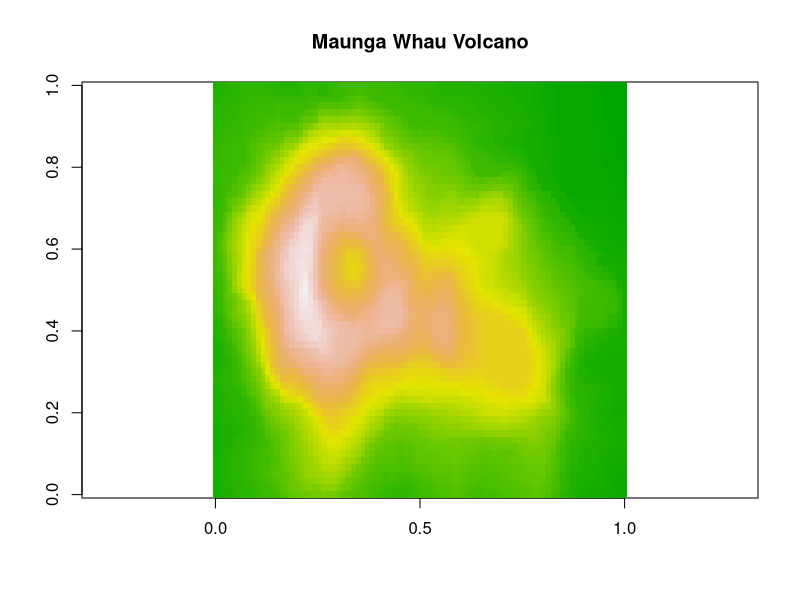
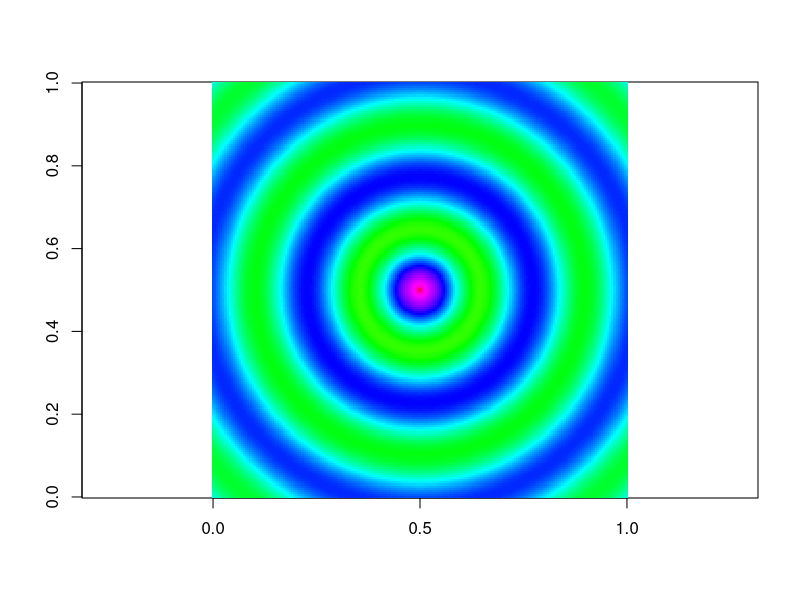
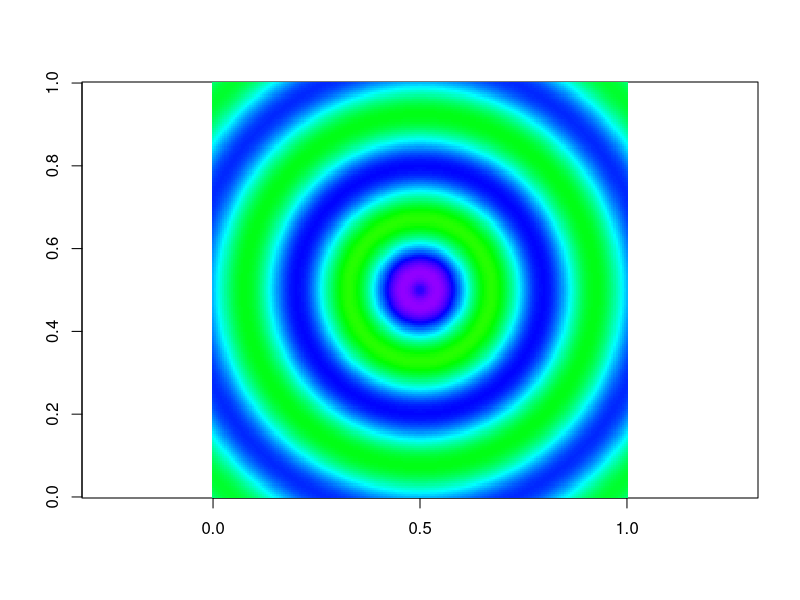
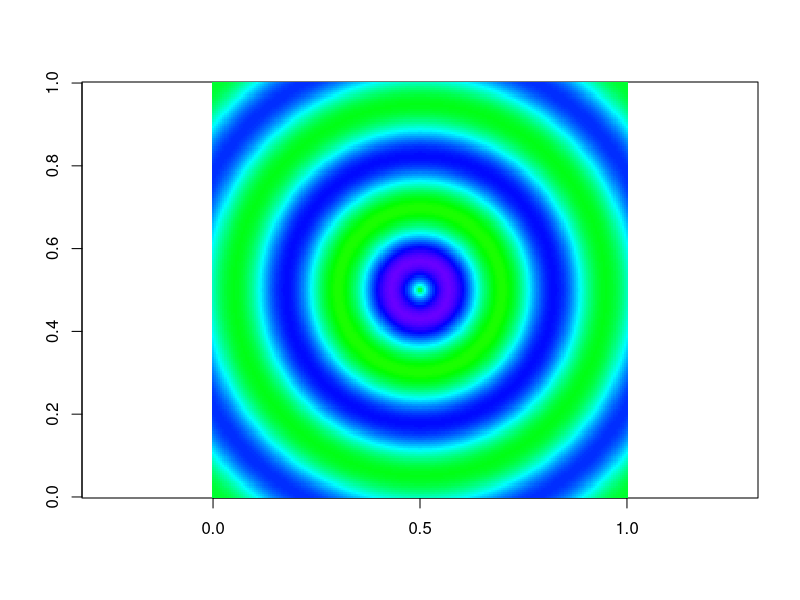
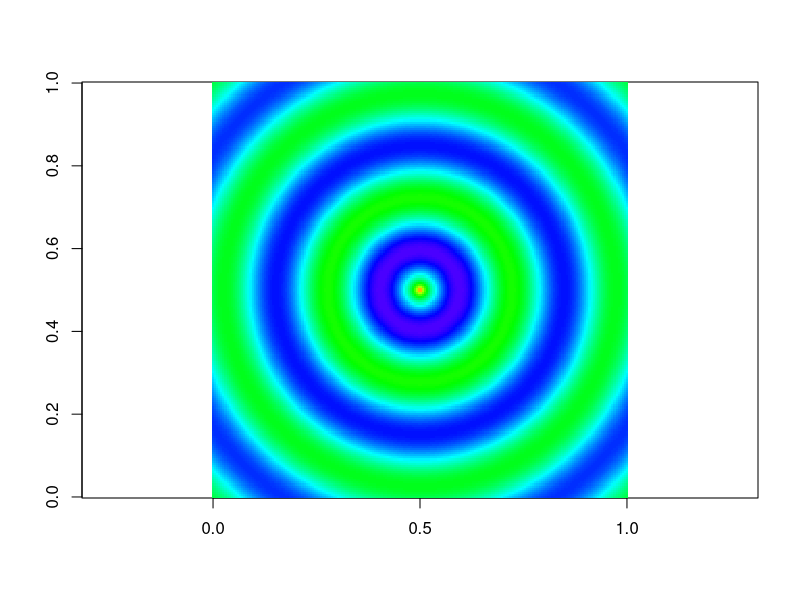
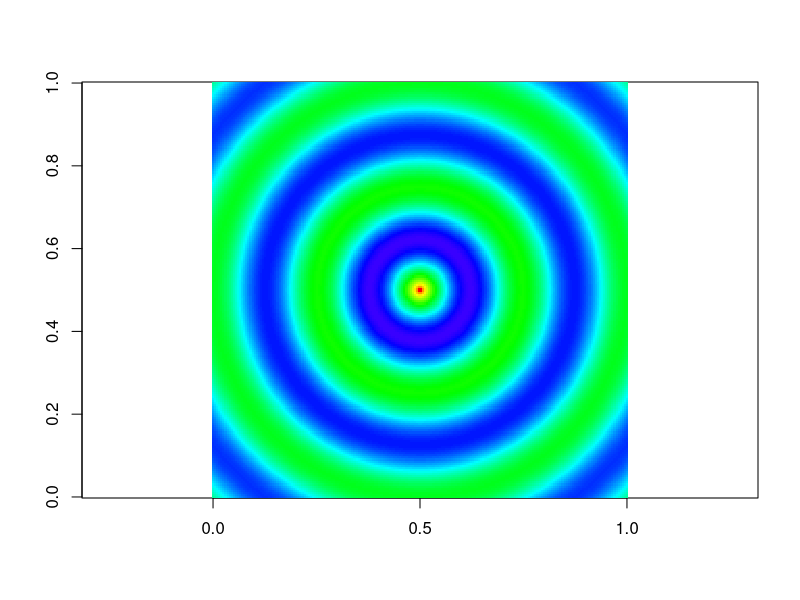
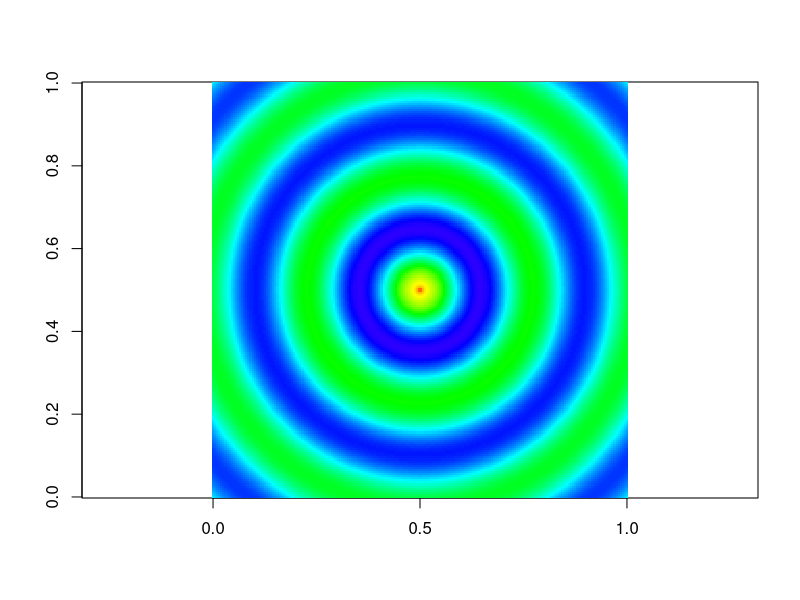
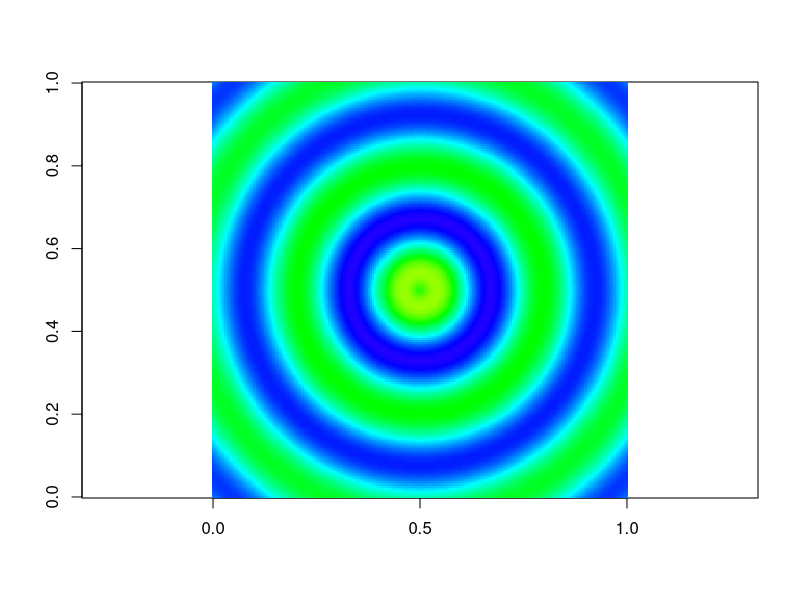

These figures' R source, in order:
install.packages("caTools")
library(caTools)

write.gif(volcano, "volcano.gif", col=terrain.colors, flip=TRUE, scale="always", comment="Maunga Whau Volcano")

y = read.gif("volcano.gif", verbose=TRUE, flip=TRUE)
attributes(y)
class(y$image)
ncol(y$image)
nrow(y$image)
head(y$col,10)
y$comment
image(y$image, col=y$col, main=y$comment, asp=1)

x <- y <- seq(-4*pi, 4*pi, len=200)
r <- sqrt(outer(x^2, y^2, "+"))
image = array(0, c(200, 200, 10))
for(i in 1:10) image[,,i] = cos(r-(2*pi*i/10))/(r^.25)
write.gif(image, "wave.gif", col="rainbow")
y = read.gif("wave.gif")
for(i in 1:10) image(y$image[,,i], col=y$col, breaks=(0:256)-0.5, asp=1)

size=1
x = (10*runif(10)>5)
y = base64encode(x, size=size)
z = base64decode(y, typeof(x), size=size)
x;y;z

x = "Hello R!!" # character
y = base64encode(x)
z = base64decode(y, typeof(x))
x;y;z

# 错误测试
data(iris)
class(iris)
head(x)
base64encode(x)

library(MASS)
data(cats)
head(cats)
colAUC(cats[,2:3], cats[,1], plotROC=TRUE)

combs(2:5, 3)
combs(c("cats", "dogs", "mice"), 2)
a = combs(1:4, 2)
a
b = matrix( c(1,1,1,2,2,3,2,3,4,3,4,4), 6, 2)
b

x = (1:10)*pi/10
trapz(x, sin(x))
x = (1:1000)*pi/1000
trapz(x, sin(x))

head(iris)
Data = iris[,-5]
Label = iris[, 5]
model = LogitBoost(Data, Label, nIter=20)
model
Lab = predict(model, Data)
Prob = predict(model, Data, type="raw")
t = cbind(Lab, Prob)
head(t)
table(predict(model, Data, nIter= 2), Label)
table(predict(model, Data, nIter=10), Label)
table(predict(model, Data), Label)
mask = sample.split(Label)
length(which(mask))
length(which(!mask))
model = LogitBoost(Data[mask,], Label[mask], nIter=10)
table(predict(model, Data[!mask,], nIter=2), Label[!mask])
table(predict(model, Data[!mask,]), Label[!mask])

BJsales
plot(BJsales,col="black", lty=1,lwd=1, main = "Moving Window Means")
lines(runmean(BJsales, 3), col="red", lty=2, lwd=2)
lines(runmean(BJsales, 8), col="green", lty=3, lwd=2)
lines(runmean(BJsales,15), col="blue", lty=4, lwd=2)
lines(runmean(BJsales,24), col="magenta", lty=5, lwd=2)
lines(runmean(BJsales,50), col="cyan", lty=6, lwd=2)

n=200;k=25
set.seed(100)
x = rnorm(n,sd=30) + abs(seq(n)-n/4)
plot(x, main = "Moving Window Analysis Functions (window size=25)")
lines(runmin (x,k), col="red",lty=1, lwd=1)
lines(runmax (x,k), col="cyan",lty=1, lwd=1)
lines(runmean(x,k), col="blue",lty=1, lwd=1)
lines(runmed (x,k), col="green",lty=2, lwd=2)

x = c(1, 1e20, 1e40, -1e40, -1e20, -1)
a = sum(x); print(a)
b = sumexact(x); print(b)
a = cumsum(x); print(a)
b = cumsumexact(x); print(b)
